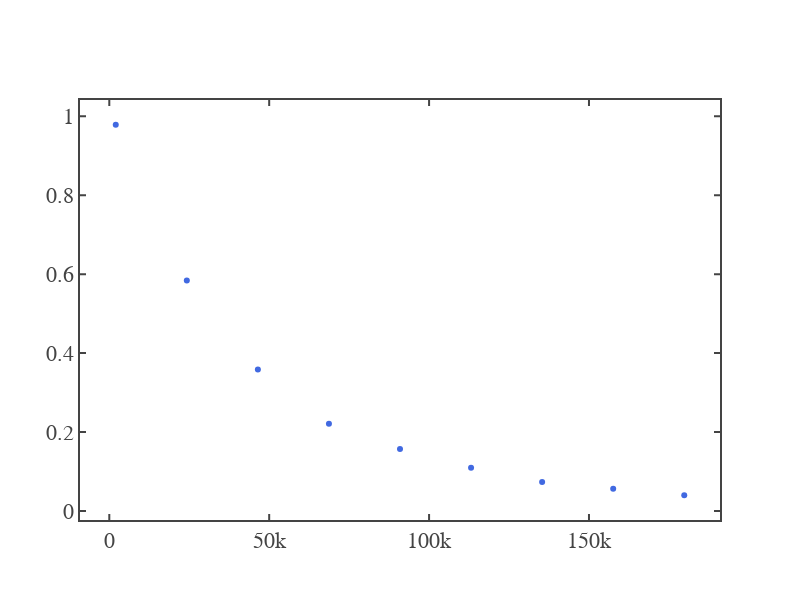

This figure's notebook cell:
### Code cell
# For Lifetime Measurement

x_old=delay1+delay2+read_on+timeRange[:-1]
y_old=signal_data
fig = go.Figure()
fig.add_scatter(x=x_old,y=y_old,mode='markers',marker=dict(color="royalblue"),name='Experimental Data' )
fig.update_layout(template = fig_template,width=800,height=600)
fig.show()

### Figure 1 — Plotly figure (JSON) as saved in the notebook; plotly's stock layout.template omitted (floating-point values rounded to 4 significant figures)
{"data": [{"marker": {"color": "royalblue"}, "mode": "markers", "name": "Experimental Data", "type": "scatter", "x": [2016, 24240.0, 46460.0, 68680.0, 90900.0, 113100.0, 135300.0, 157600.0, 179800.0], "y": [0.9786, 0.5841, 0.3585, 0.2211, 0.157, 0.1093, 0.07364, 0.05623, 0.03989]}], "layout": {"height": 600, "width": 800, "xaxis": {"autorange": true, "range": [-9164.0, 191000.0], "type": "linear"}, "yaxis": {"autorange": true, "range": [-0.02282, 1.041], "type": "linear"}}}
